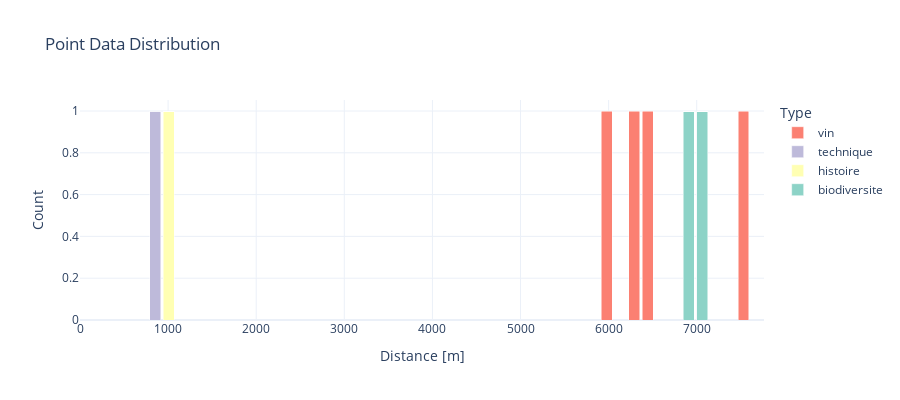

The code cell stored with this chart in its notebook:
### Code cell
data = pd.read_csv("data/bisses/clavau/touristique/Panneaux information/didact.csv")

# Create the figure
fig = go.Figure()

plot_point_data(bisse_profile, data, 50)
